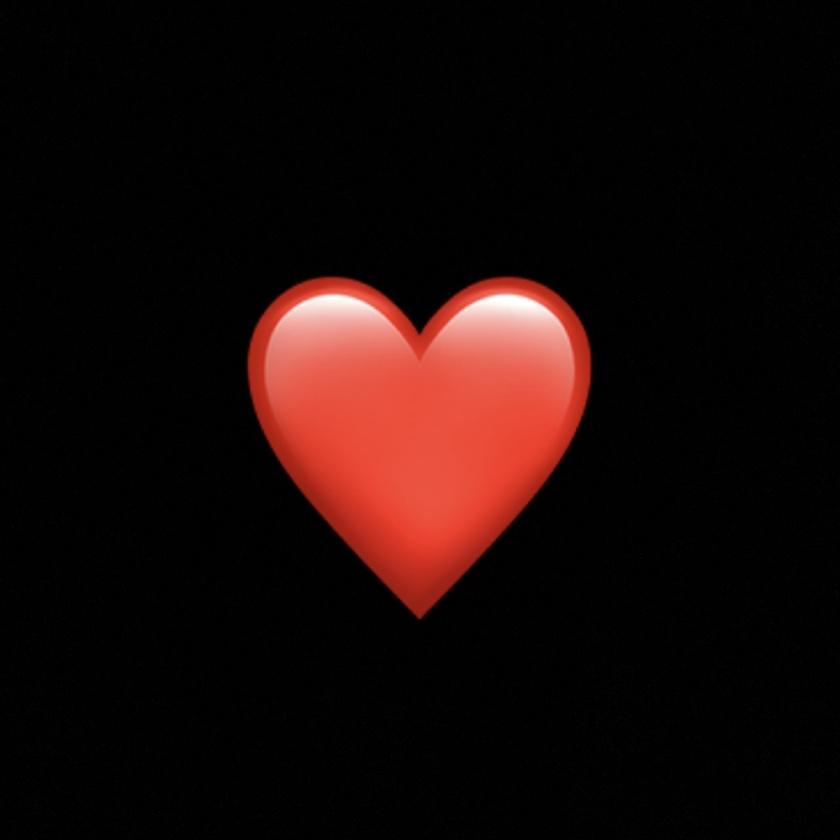
#> input picture resources/heart1.jpg, 840 x 840 px, shrunk from 1284 x 1284 before the run
$ python -i feature.py   (imports and definitions only)
#> lines starting #> are read from the running program, lines starting #| are printed output that depends on the picture
#> further down, picture is the input picture: shape (840, 840, 3); mean B, G, R 8.6, 10.3, 25.4
import math

import cv2
import numpy as np
import scipy
from scipy import ndimage, spatial

import transformations

## Helper functions ############################################################

# [15 lines left out: function inbounds, not called in this run]


## Compute Harris Values ############################################################

def computeHarrisValues(srcImage):
        '''
        Input:
            srcImage -- Grayscale input image in a numpy array with
                        values in [0, 1]. The dimensions are (rows, cols).
        Output:
            harrisImage -- numpy array containing the Harris score at
                           each pixel.
            orientationImage -- numpy array containing the orientation of the
                                gradient at each pixel in degrees.
        '''
        height, width = srcImage.shape[:2]
#> height = 840; width = 840

        harrisImage = np.zeros(srcImage.shape[:2])
        orientationImage = np.zeros(srcImage.shape[:2])

        # TODO 1: Compute the harris corner strength for 'srcImage' at
        # each pixel and store in 'harrisImage'. Also compute an
        # orientation for each pixel and store it in 'orientationImage.'
        # TODO-BLOCK-BEGIN
        height, width = srcImage.shape[:2]
        harrisImage = np.zeros(srcImage.shape[:2])
        orientationImage = np.zeros(srcImage.shape[:2])

        # Sobel operators to compute x and y derivatives
        Ix = ndimage.sobel(srcImage, axis=0, mode='nearest')
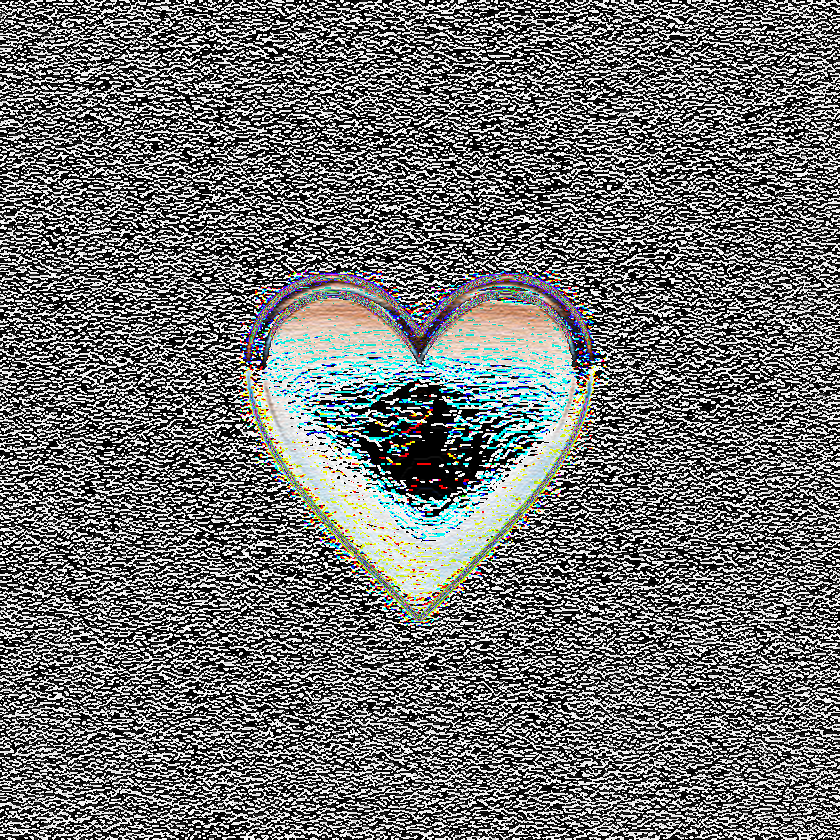
#> Ix: shape (840, 840, 3); mean B, G, R 113.9, 114.6, 113
        Iy = ndimage.sobel(srcImage, axis=1, mode='nearest')
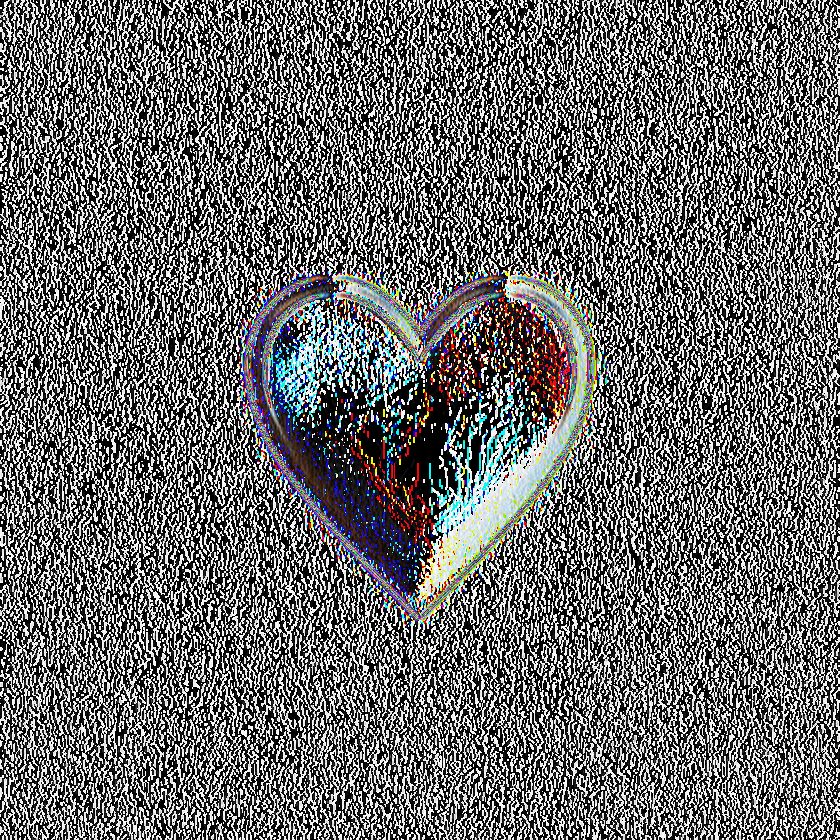
#> Iy: shape (840, 840, 3); mean B, G, R 107.4, 107, 106.8

        # Elements of the Harris matrix H
        Ix2 = ndimage.gaussian_filter(Ix**2, sigma=0.5)
        Iy2 = ndimage.gaussian_filter(Iy**2, sigma=0.5)
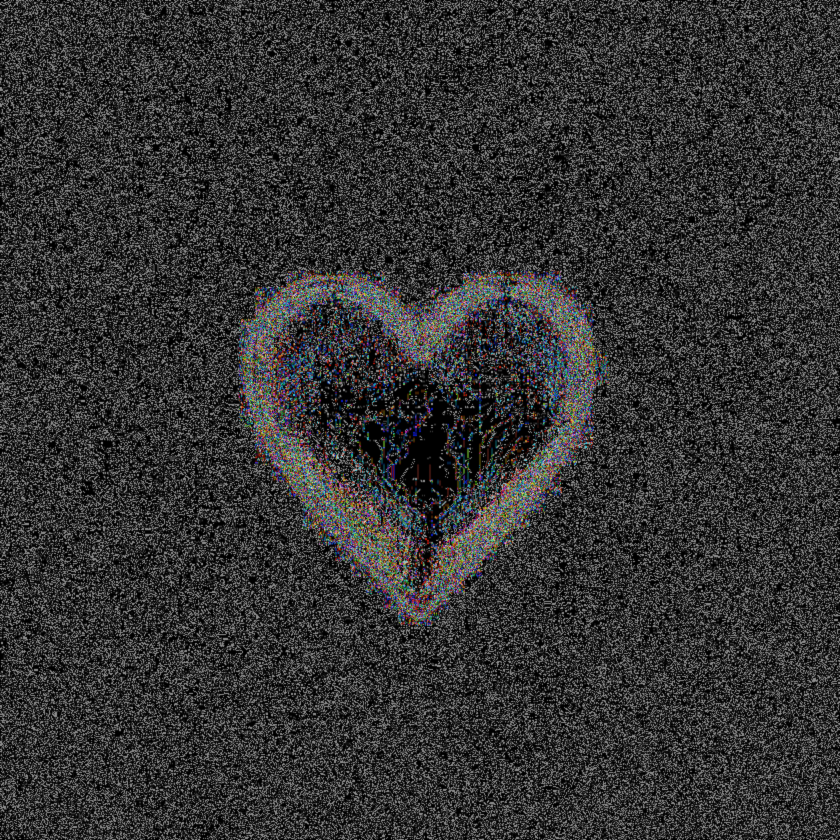
#> Iy2: shape (840, 840, 3); mean B, G, R 51.9, 51.7, 52
        Ixy = ndimage.gaussian_filter(Ix*Iy, sigma=0.5)

        # Harris corner response function
        determinant = Ix2 * Iy2 - Ixy**2
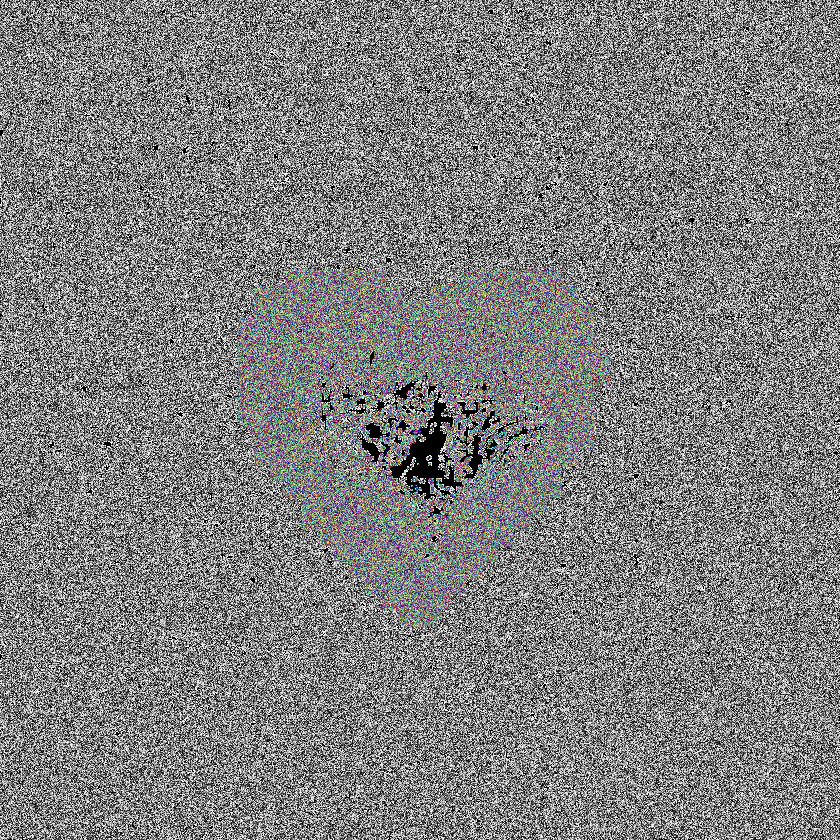
#> determinant: shape (840, 840, 3); mean B, G, R 127, 127, 126.9
        trace = Ix2 + Iy2
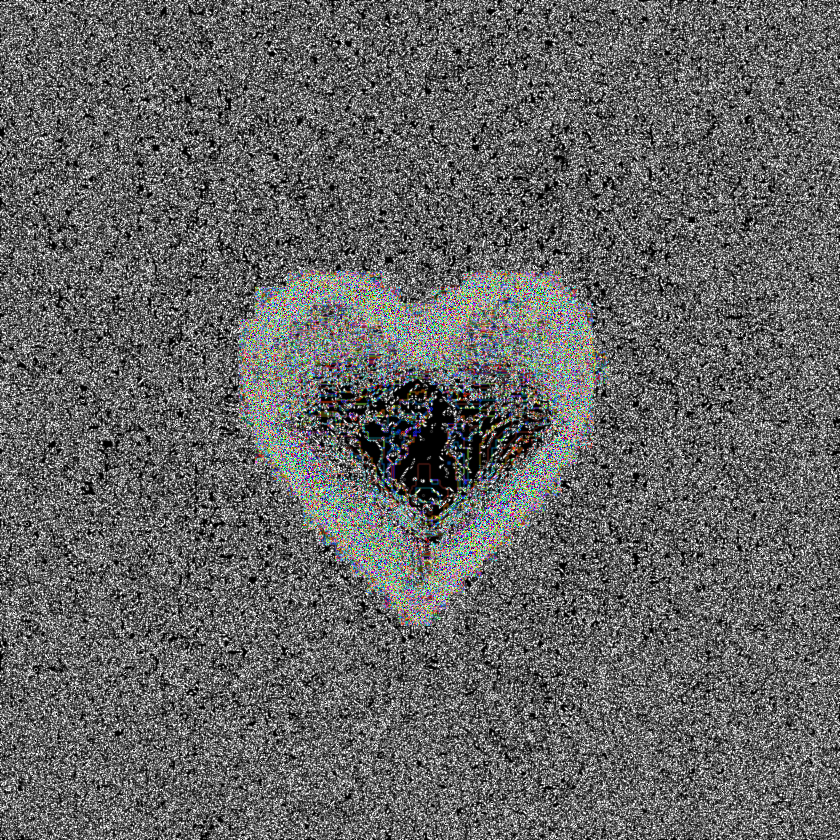
#> trace: shape (840, 840, 3); mean B, G, R 101, 101.3, 100.9
        harrisImage = determinant - 0.1 * (trace**2)

        # Orientation of the gradient
        orientationImage = np.degrees(np.arctan2(Iy, Ix))
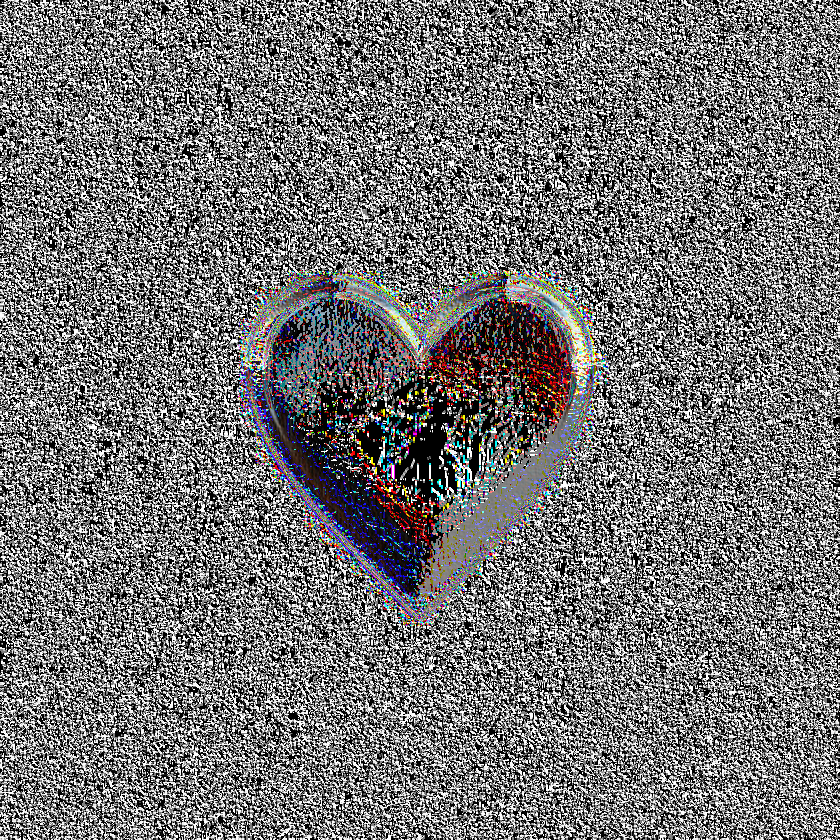
#> orientationImage: shape (840, 840, 3) float16; mean B, G, R 40.9, 40.7, 41; drawn with min black and max white

        # TODO-BLOCK-END

        return harrisImage, orientationImage


## Compute Corners From Harris Values ############################################################


# [157 lines left out: functions computeLocalMaximaHelper, detectCorners, computeMOPSDescriptors, produceMatches, not called in this run]

>>> import cv2
>>> picture = cv2.imread('../resources/heart1.jpg')
>>> result = computeHarrisValues(picture)

$ run again, on resources/heart2.jpg
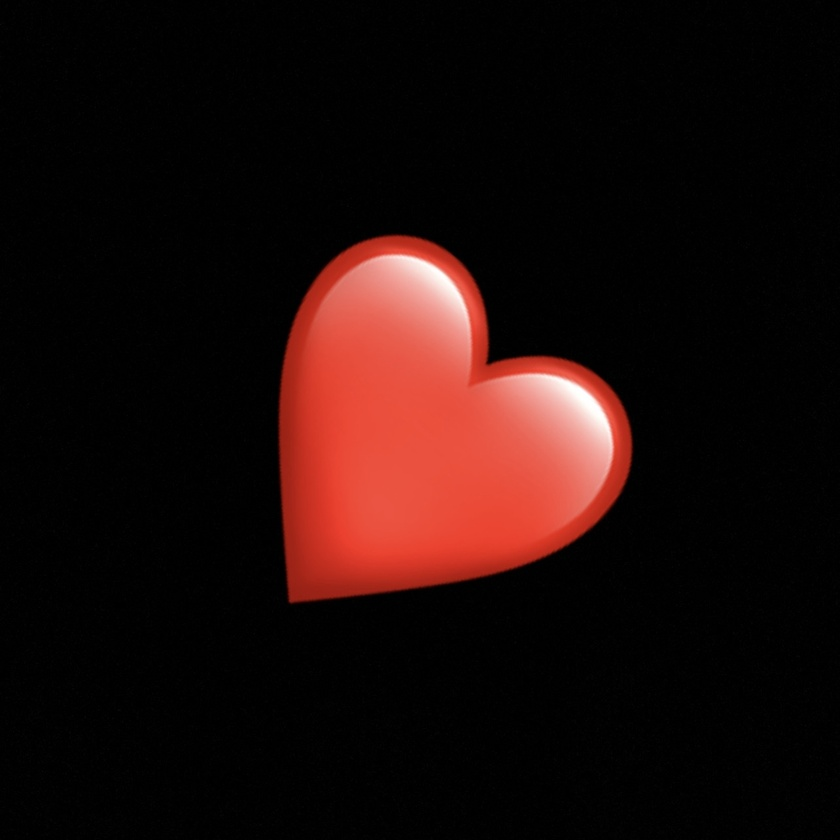
#> input picture resources/heart2.jpg, 840 x 840 px, shrunk from 1284 x 1284 before the run
#> picture is the input picture: shape (840, 840, 3); mean B, G, R 9.9, 11.9, 29.8
#> in computeHarrisValues, `trace = Ix2 + Iy2`:
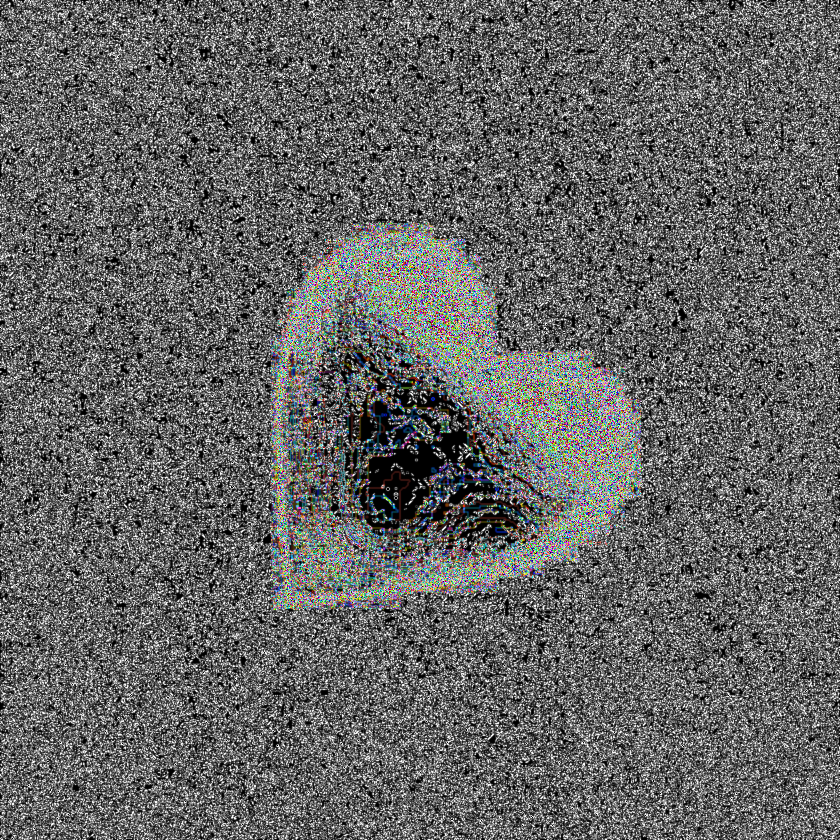
#> trace: shape (840, 840, 3); mean B, G, R 100.6, 101.1, 100.7
#> in computeHarrisValues, `orientationImage = np.degrees(np.arctan2(Iy, Ix))`:
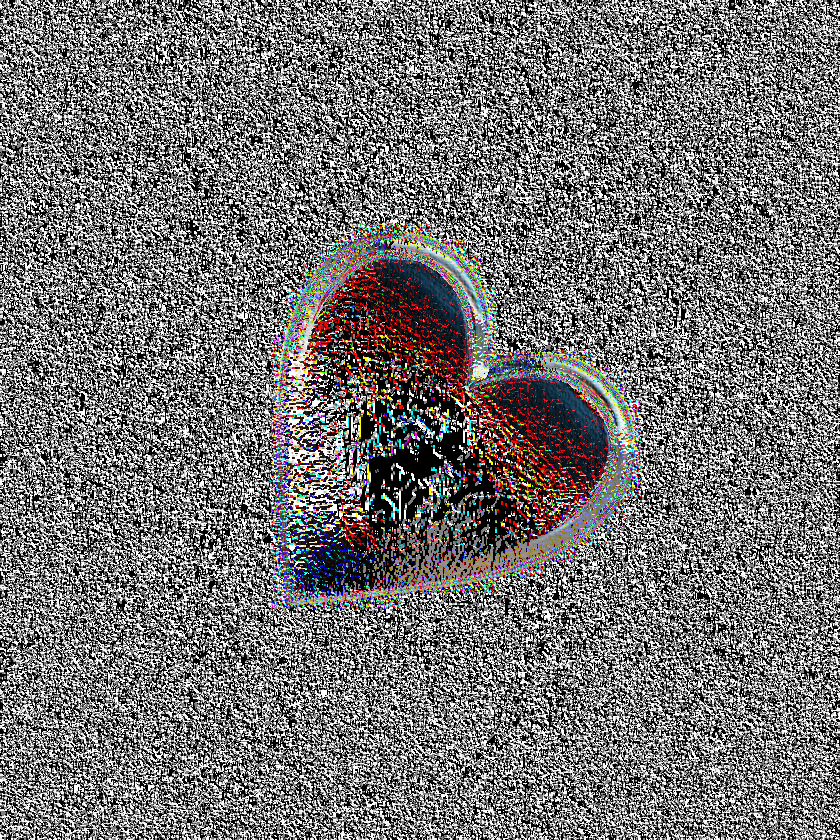
#> orientationImage: shape (840, 840, 3) float16; mean B, G, R 40.4, 40.4, 41; drawn with min black and max white
